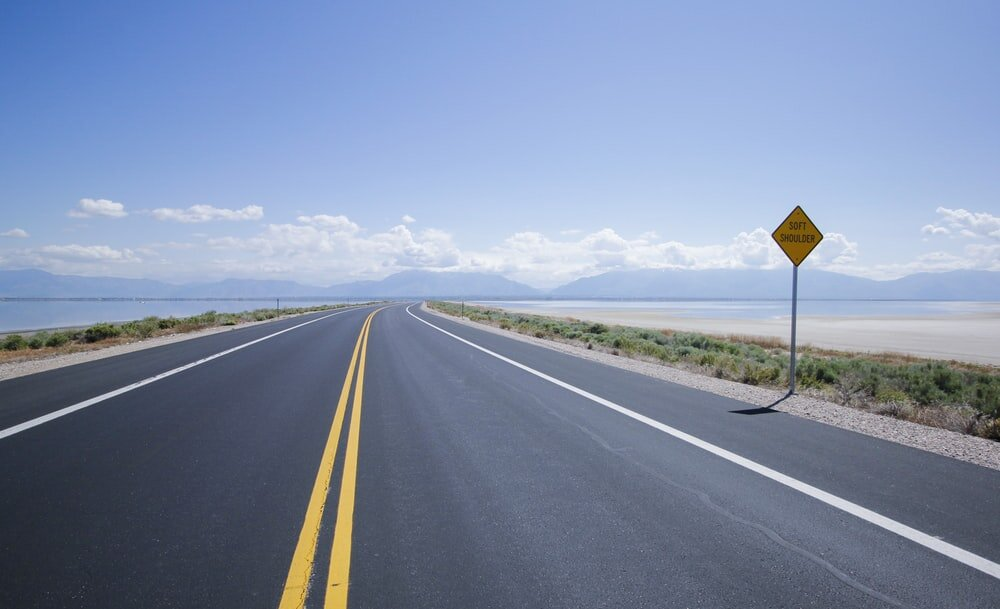
#> input picture Autometed_Road_Lane_Detection/Images/LaneRoad9.jpg, 1000 x 609 px, found by its file name
$ python Lane-Line-Detect.py
#> lines starting #> are read from the running program, lines starting #| are printed output that depends on the picture; after the words box and inside, x2 and y2 are one past the last pixel; in counts of white or black regions, pixels touching at a corner belong together
# importing essential modules
import cv2 as cv
import matplotlib.pyplot as plt
import numpy as np

image = cv.imread(r"C:\Users\Admin\Desktop\Autometed_Road_Lane_Detection/Images/LaneRoad9.jpg")
#> image is the input picture: shape (609, 1000, 3); mean B, G, R 169, 142.7, 128.8


def region_of_interest(img, vertices):
    mask = np.zeros_like(img)

    # create a match color with the same color channel count
    match_mask_color = 255

    # fill inside the polygon using the fillpoly method
    cv.fillPoly(mask, vertices, match_mask_color)

    mask_image = cv.bitwise_and(img, mask)
    return mask_image

def draw_lines(img, lines):
    img = np.copy(img)
    # blank image
    blank_image = np.zeros((img.shape[0], img.shape[1], 3), dtype= np.uint8)

    for line in lines:
        for x1,y1,x2,y2 in line:
            cv.line(blank_image, (x1,y1), (x2,y2), (0, 255, 0), thickness=3)

    # merge images
    img = cv.addWeighted(img, 0.8, blank_image, 1, 0.0)
    return img

# convert image into RGB formate
image = cv.cvtColor(image, cv.COLOR_BGR2RGB)

# detect image height and width indivisually
image_height = image.shape[0]
image_width = image.shape[1]

# define region of interest
region_of_interest_vertices = [
    (0, image_height), (image_width/2, image_height/2), (image_width, image_height)]


# convert image to gray scale
gray_image = cv.cvtColor(image, cv.COLOR_RGB2GRAY)
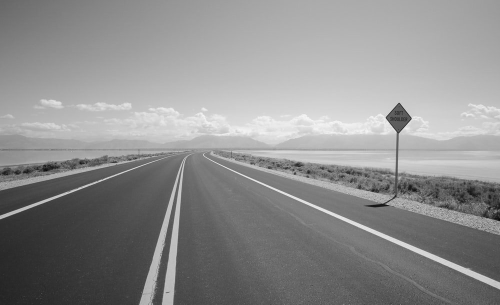
#> gray_image: shape (609, 1000) (shown at 1/2 size); min 6, max 252, mean 141.5

# edge detection
canny_image = cv.Canny(gray_image, 100, 200)
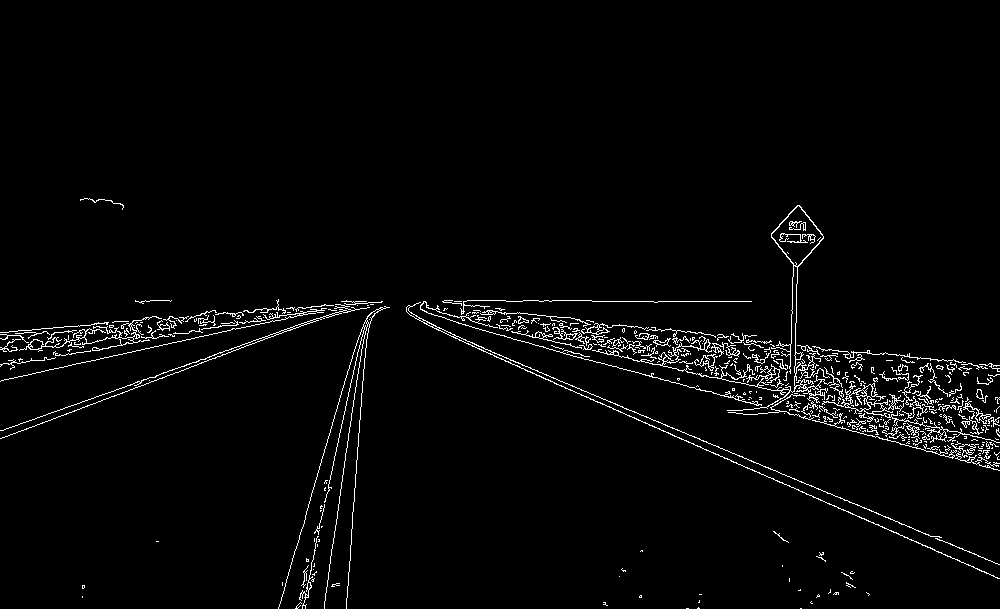
#> canny_image: shape (609, 1000); 2.6% white in thin lines or dots, all inside (x1, y1, x2, y2) = (0, 198, 1000, 609)

cropped_image = region_of_interest(
    canny_image, np.array([region_of_interest_vertices], np.int32), )
#> in region_of_interest, `cv.fillPoly(mask, vertices, match_mask_color)`:
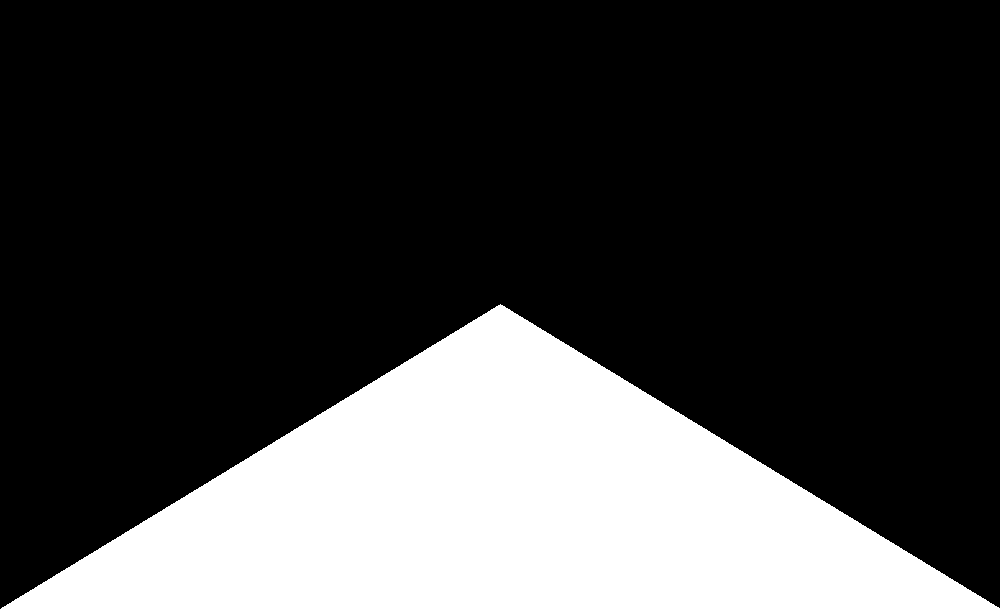
#> mask: shape (609, 1000); 25.1% white; 1 white region, box (x1, y1, x2, y2) and area: (1, 304, 1000, 609) 152695
#> in region_of_interest, `mask_image = cv.bitwise_and(img, mask)`:
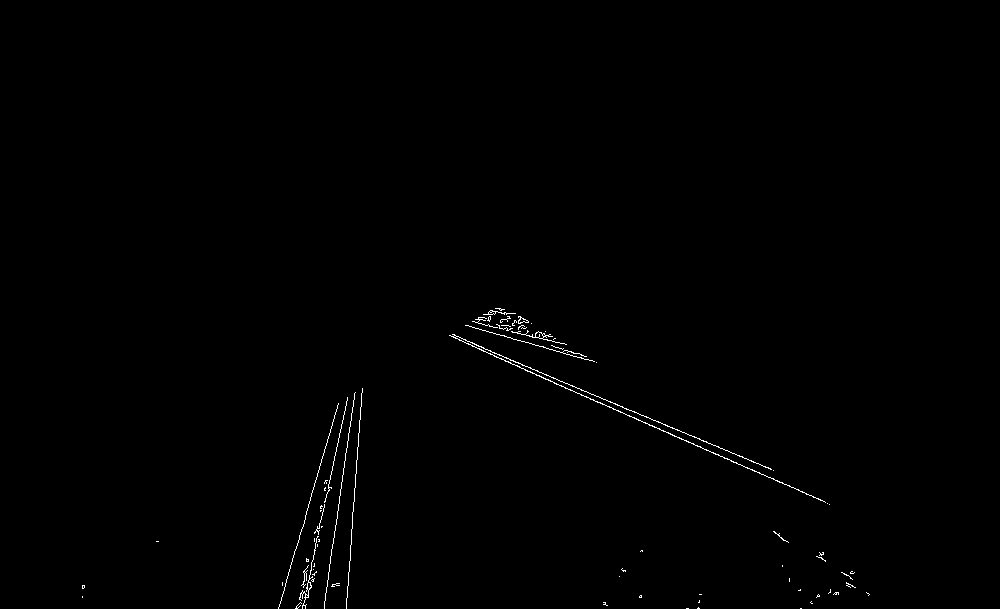
#> mask_image: shape (609, 1000); 0.43% white in thin lines or dots, all inside (x1, y1, x2, y2) = (82, 308, 870, 609)

# hough line transform
lines = cv.HoughLinesP(cropped_image, rho=6, theta=np.pi/60, threshold=160, lines=np.array([]), minLineLength=50, maxLineGap=25)
#> lines = [[455, 338, 747, 468], [600, 402, 829, 504], [314, 541, 327, 480], [302, 608, 347, 397], [452, 334, 522, 365], [329, 565, 348, 439], [355, 487, 359, 420], [626, 409, 694, 436], [310, 497, 327, 442], [481, 317, 535, 337], [491, 310, 593, 361]]
image_with_lines = draw_lines(image, lines)
#> the loop in draw_lines, `for line in lines:` made 11 passes
#> after the loop in draw_lines, `for line in lines:`:
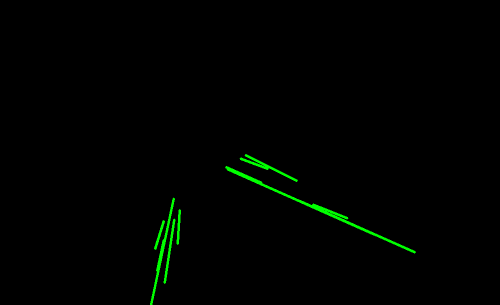
#> blank_image: shape (609, 1000, 3) (shown at 1/2 size); mean of channels 0, 1, 2 0, 2.6, 0; drawn as B, G, R
#> in draw_lines, `img = cv.addWeighted(img, 0.8, blank_image, 1, 0.0)`:
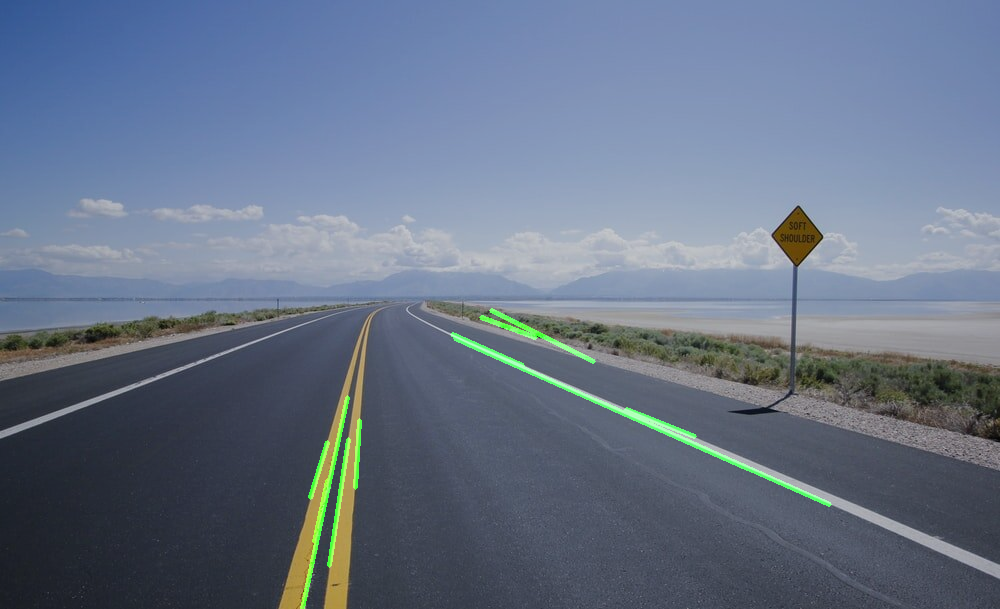
#> img: shape (609, 1000, 3); mean R, G, B 103, 115.5, 135.2

plt.imshow(image_with_lines)
plt.show()

$ run again, with Autometed_Road_Lane_Detection/Images/LaneRoad1.jpg copied over Autometed_Road_Lane_Detection/Images/LaneRoad9.jpg
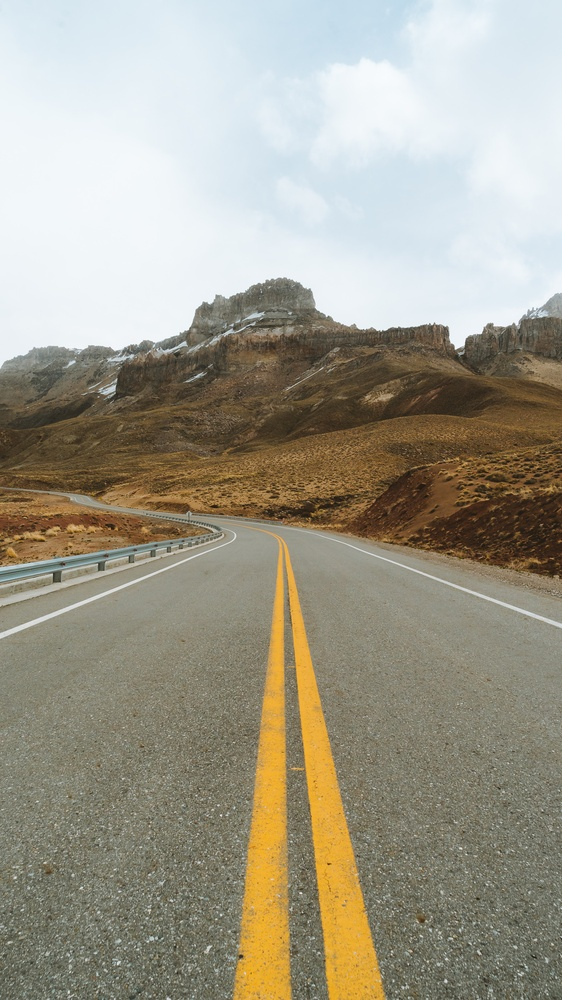
#> input picture Autometed_Road_Lane_Detection/Images/LaneRoad1.jpg, 562 x 1000 px, shrunk from 2345 x 4170 before the run, found by its file name
#> image is the input picture: shape (1000, 562, 3); mean B, G, R 139.8, 155.6, 160.2
#> `canny_image = cv.Canny(gray_image, 100, 200)`:
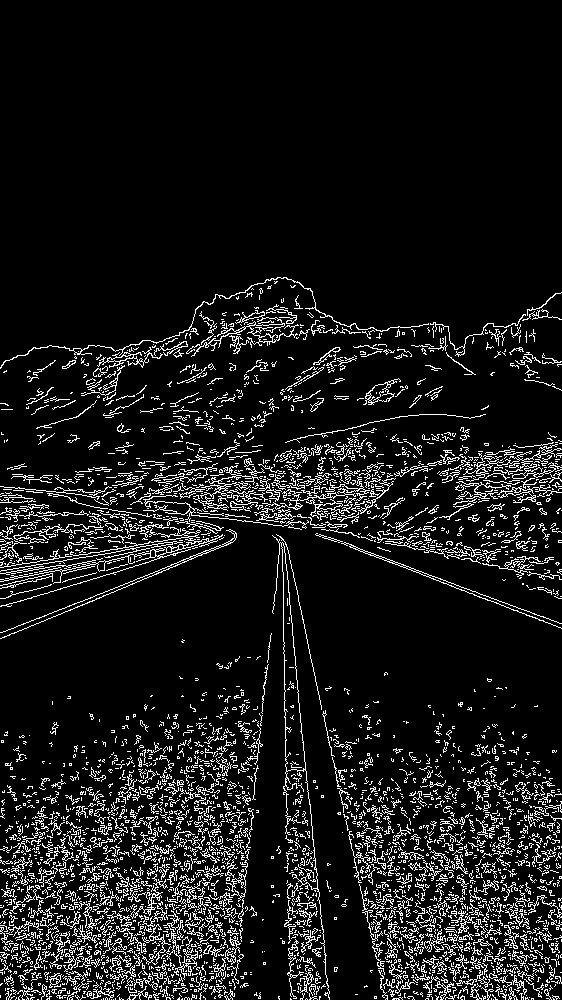
#> canny_image: shape (1000, 562); 9.6% white in thin lines or dots, all inside (x1, y1, x2, y2) = (0, 277, 562, 1000)
#> mask: shape (1000, 562); 25.1% white; 1 white region, box (x1, y1, x2, y2) and area: (0, 500, 562, 1000) 140890
#> mask_image: shape (1000, 562); 4.4% white in thin lines or dots, all inside (x1, y1, x2, y2) = (5, 503, 560, 1000)
#> lines = 317 rows, first 6: [382, 995, 552, 995], [16, 972, 251, 972], [381, 981, 551, 981], [35, 947, 238, 947], [35, 937, 241, 937], [369, 926, 520, 926]
#> the loop in draw_lines, `for line in lines:` made 317 passes
#> in draw_lines, `img = cv.addWeighted(img, 0.8, blank_image, 1, 0.0)`:
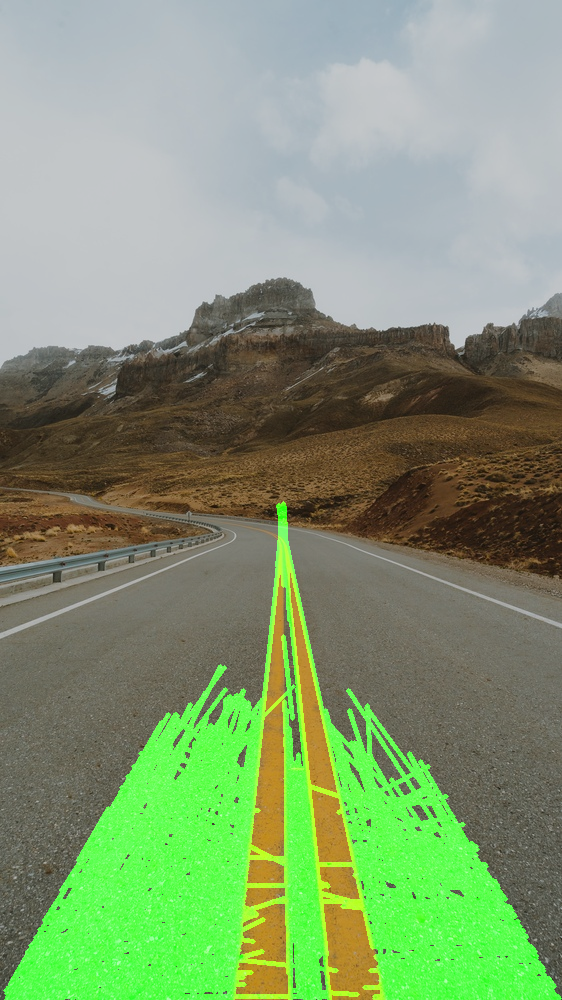
#> img: shape (1000, 562, 3); mean R, G, B 128.2, 152.1, 111.9

$ run again, with Autometed_Road_Lane_Detection/Images/LaneRoad2.jpg copied over Autometed_Road_Lane_Detection/Images/LaneRoad9.jpg
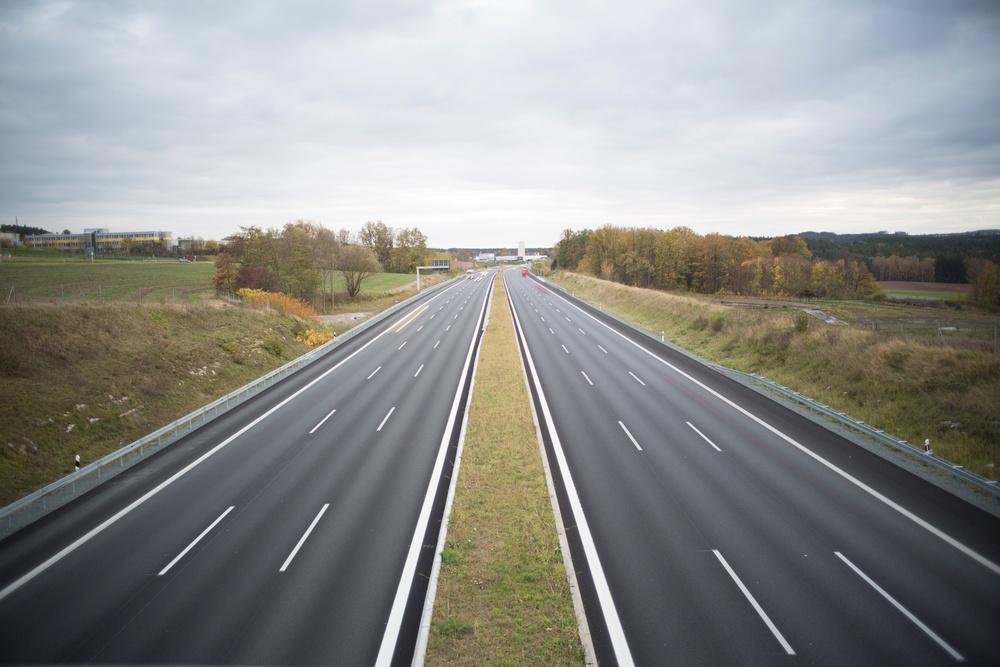
#> input picture Autometed_Road_Lane_Detection/Images/LaneRoad2.jpg, 1000 x 667 px, shrunk from 5760 x 3840 before the run, found by its file name
#> image is the input picture: shape (667, 1000, 3); mean B, G, R 139.6, 142, 141.6
#> `canny_image = cv.Canny(gray_image, 100, 200)`:
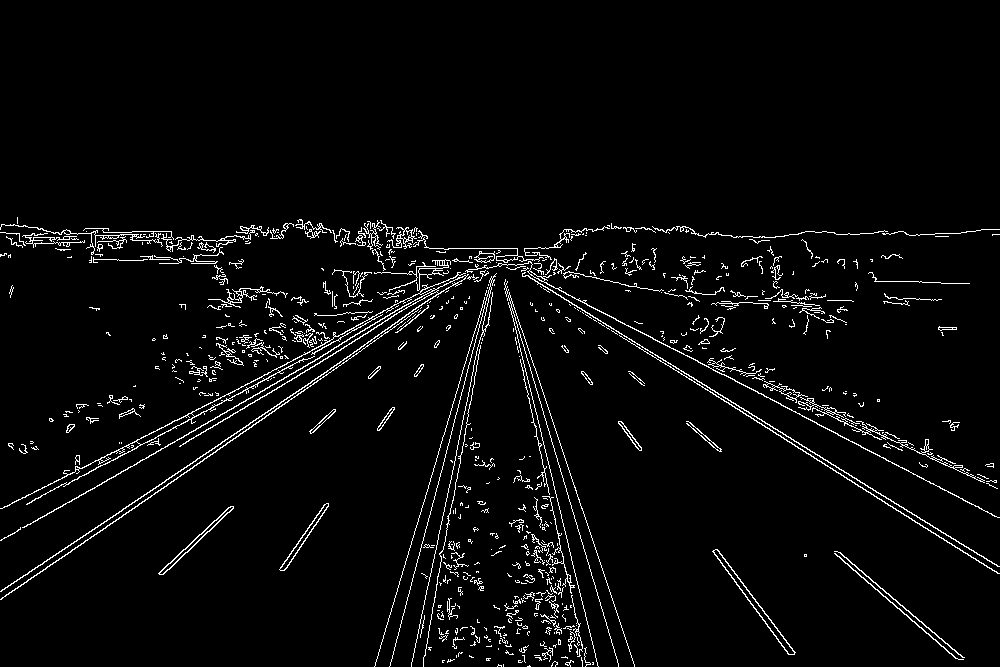
#> canny_image: shape (667, 1000); 3.6% white in thin lines or dots, all inside (x1, y1, x2, y2) = (0, 217, 1000, 667)
#> mask: shape (667, 1000); 25.1% white; 1 white region, box (x1, y1, x2, y2) and area: (1, 333, 1000, 667) 167166
#> mask_image: shape (667, 1000); 0.99% white in thin lines or dots, all inside (x1, y1, x2, y2) = (158, 344, 965, 667)
#> lines = 56 rows, first 6: [523, 370, 586, 665], [411, 663, 477, 349], [555, 666, 555, 523], [389, 666, 458, 407], [433, 468, 452, 407], [591, 575, 611, 639]
#> the loop in draw_lines, `for line in lines:` made 56 passes
#> in draw_lines, `img = cv.addWeighted(img, 0.8, blank_image, 1, 0.0)`:
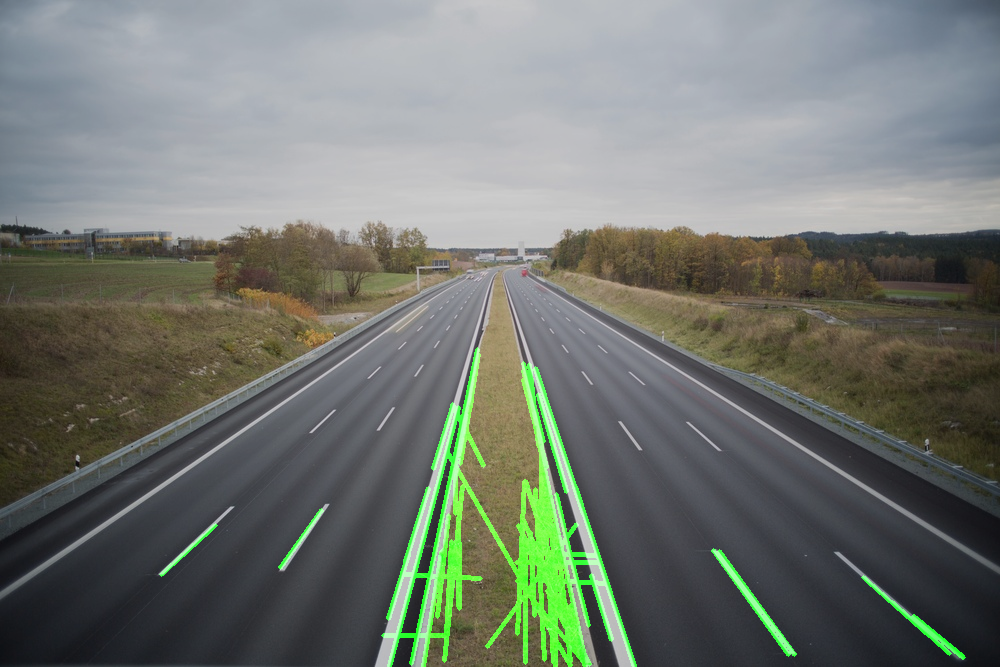
#> img: shape (667, 1000, 3); mean R, G, B 113.2, 118.7, 111.7
